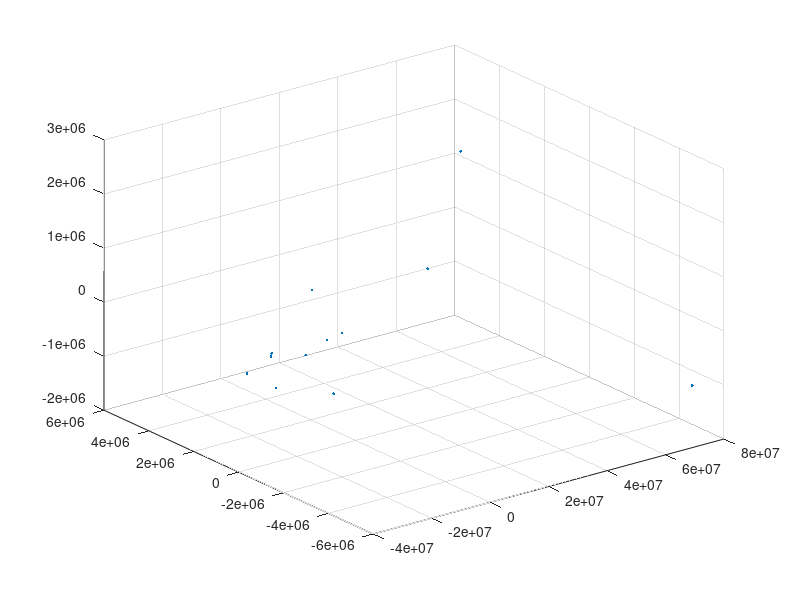

MATLAB code for this plot:
% This File is use to plot 3D feature vector
data = importdata('texture_3D.txt');
plot3(data(:,1),data(:,2),data(:,3),'.')
grid on